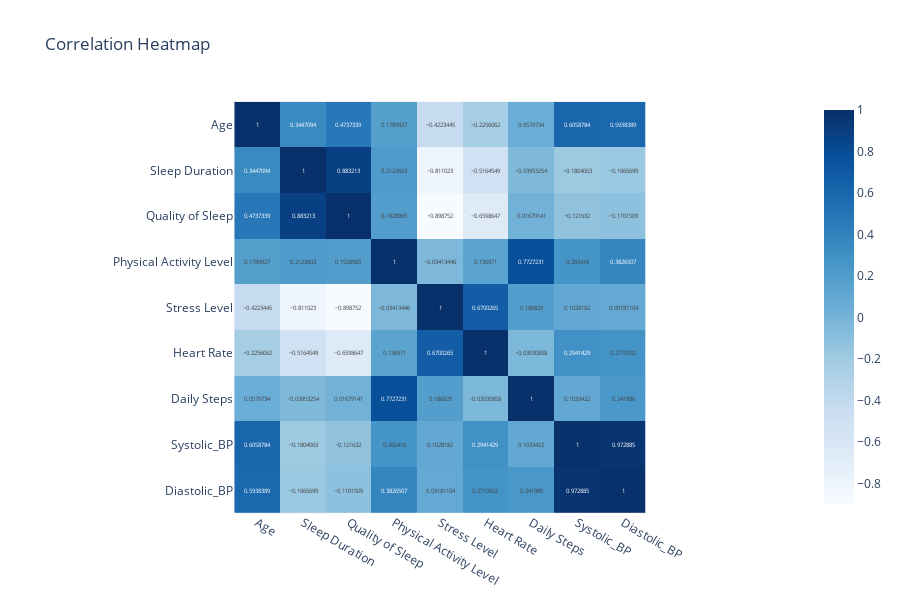

Notebook cell for this chart:
### Markdown cell above
#### Alternative Interactive Graph

### Code cell
px.imshow(
    df.select_dtypes('number').corr(), 
    text_auto=True, 
    color_continuous_scale='Blues', 
    title="Correlation Heatmap"
).update_layout(width=900, height=600).show()

### Figure 1 — Plotly figure (JSON) as saved in the notebook; plotly's stock layout.template omitted (floating-point values rounded to 4 significant figures)
{"data": [{"coloraxis": "coloraxis", "hovertemplate": "x: %{x}<br>y: %{y}<br>color: %{z}<extra></extra>", "name": "0", "texttemplate": "%{z}", "type": "heatmap", "x": ["Age", "Sleep Duration", "Quality of Sleep", "Physical Activity Level", "Stress Level", "Heart Rate", "Daily Steps", "Systolic_BP", "Diastolic_BP"], "xaxis": "x", "y": ["Age", "Sleep Duration", "Quality of Sleep", "Physical Activity Level", "Stress Level", "Heart Rate", "Daily Steps", "Systolic_BP", "Diastolic_BP"], "yaxis": "y", "z": [[1, 0.3447, 0.4737, 0.179, -0.4223, -0.2256, 0.05797, 0.6059, 0.5938], [0.3447, 1, 0.8832, 0.2124, -0.811, -0.5165, -0.03953, -0.1804, -0.1666], [0.4737, 0.8832, 1, 0.1929, -0.8988, -0.6599, 0.01679, -0.1216, -0.1102], [0.179, 0.2124, 0.1929, 1, -0.03413, 0.137, 0.7727, 0.2654, 0.3827], [-0.4223, -0.811, -0.8988, -0.03413, 1, 0.67, 0.1868, 0.1028, 0.09181], [-0.2256, -0.5165, -0.6599, 0.137, 0.67, 1, -0.03031, 0.2941, 0.2711], [0.05797, -0.03953, 0.01679, 0.7727, 0.1868, -0.03031, 1, 0.1033, 0.242], [0.6059, -0.1804, -0.1216, 0.2654, 0.1028, 0.2941, 0.1033, 1, 0.9729], [0.5938, -0.1666, -0.1102, 0.3827, 0.09181, 0.2711, 0.242, 0.9729, 1]]}], "layout": {"coloraxis": {"colorscale": [[0, "rgb(247,251,255)"], [0.125, "rgb(222,235,247)"], [0.25, "rgb(198,219,239)"], [0.375, "rgb(158,202,225)"], [0.5, "rgb(107,174,214)"], [0.625, "rgb(66,146,198)"], [0.75, "rgb(33,113,181)"], [0.875, "rgb(8,81,156)"], [1, "rgb(8,48,107)"]]}, "height": 600, "title": {"text": "Correlation Heatmap"}, "width": 900, "xaxis": {"anchor": "y", "autorange": true, "constrain": "domain", "domain": [0.2143, 0.7857], "range": [-0.5, 8.5], "scaleanchor": "y", "type": "category"}, "yaxis": {"anchor": "x", "autorange": true, "constrain": "domain", "domain": [0, 1], "range": [8.5, -0.5], "type": "category"}}}
